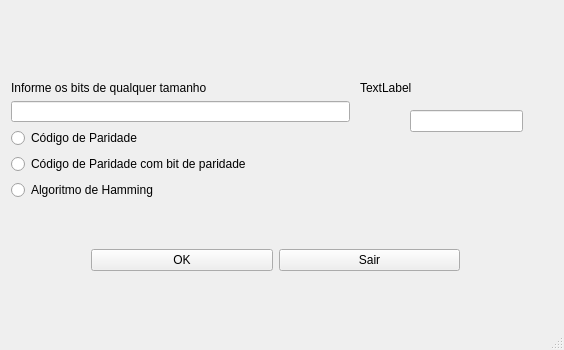
<?xml version="1.0" encoding="UTF-8"?>
<ui version="4.0">
 <class>MainWindow</class>
 <widget class="QMainWindow" name="MainWindow">
  <property name="geometry">
   <rect>
    <x>0</x>
    <y>0</y>
    <width>564</width>
    <height>350</height>
   </rect>
  </property>
  <property name="maximumSize">
   <size>
    <width>564</width>
    <height>350</height>
   </size>
  </property>
  <property name="windowTitle">
   <string>MainWindow</string>
  </property>
  <property name="whatsThis">
   <string/>
  </property>
  <widget class="QWidget" name="centralWidget">
   <widget class="QWidget" name="verticalLayoutWidget">
    <property name="geometry">
     <rect>
      <x>0</x>
      <y>70</y>
      <width>361</width>
      <height>141</height>
     </rect>
    </property>
    <layout class="QVBoxLayout" name="verticalLayout">
     <item>
      <widget class="QLabel" name="label">
       <property name="text">
        <string>Informe os bits de qualquer tamanho</string>
       </property>
      </widget>
     </item>
     <item>
      <widget class="QLineEdit" name="tfBit"/>
     </item>
     <item>
      <widget class="QRadioButton" name="rbCodParidade">
       <property name="text">
        <string>Código de Paridade</string>
       </property>
      </widget>
     </item>
     <item>
      <widget class="QRadioButton" name="rbCodBitPar">
       <property name="text">
        <string>Código de Paridade com bit de paridade</string>
       </property>
      </widget>
     </item>
     <item>
      <widget class="QRadioButton" name="rbHamm">
       <property name="text">
        <string>Algoritmo de Hamming</string>
       </property>
      </widget>
     </item>
    </layout>
   </widget>
   <widget class="QWidget" name="horizontalLayoutWidget">
    <property name="geometry">
     <rect>
      <x>80</x>
      <y>220</y>
      <width>391</width>
      <height>80</height>
     </rect>
    </property>
    <layout class="QHBoxLayout" name="horizontalLayout">
     <item>
      <widget class="QPushButton" name="btOk">
       <property name="text">
        <string>OK</string>
       </property>
      </widget>
     </item>
     <item>
      <widget class="QPushButton" name="btSair">
       <property name="text">
        <string>Sair</string>
       </property>
      </widget>
     </item>
    </layout>
   </widget>
   <widget class="QLabel" name="lbLateral">
    <property name="geometry">
     <rect>
      <x>360</x>
      <y>80</y>
      <width>201</width>
      <height>16</height>
     </rect>
    </property>
    <property name="text">
     <string>TextLabel</string>
    </property>
   </widget>
   <widget class="QLineEdit" name="tfBitParidade">
    <property name="geometry">
     <rect>
      <x>410</x>
      <y>110</y>
      <width>113</width>
      <height>22</height>
     </rect>
    </property>
   </widget>
  </widget>
  <widget class="QStatusBar" name="statusBar"/>
 </widget>
 <layoutdefault spacing="6" margin="11"/>
 <resources/>
 <connections/>
</ui>
